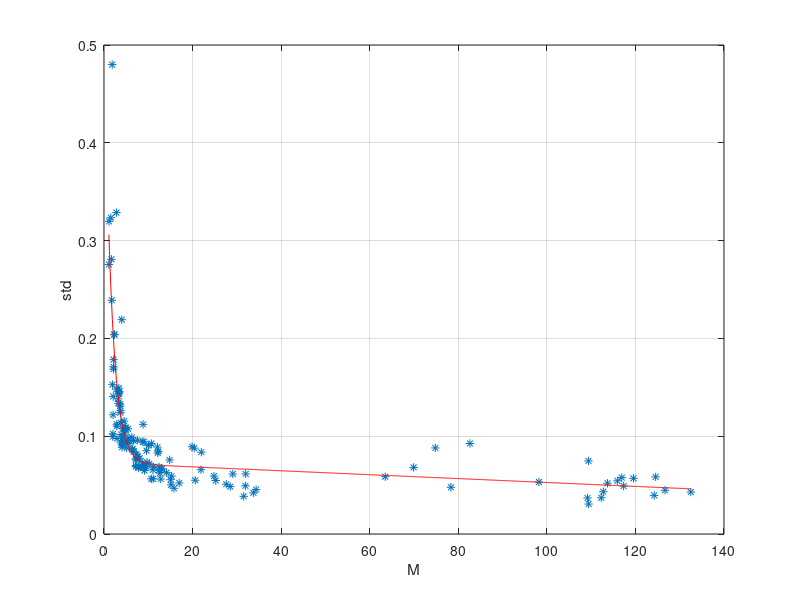

The MATLAB script that drew this image:
function fitfunction()
load('std_vector.mat','std_vector');
load('mean_vector.mat','mean_vector');
x=mean_vector;
y=std_vector;

fun=@(b,x)b(1)*exp(b(2)*x)+b(3)*exp(b(4)*x)+b(5);
parameters=[0.2,-0.5,-10,-0.001,10];
b_est=lsqcurvefit(fun,parameters,x,y);

x_fit=linspace(min(x),max(x),1000);
y_fit=fun(b_est,x_fit);

figure;
plot(x,y,'*'); 
hold on;
plot(x_fit,y_fit,'r');
xlabel('M'); ylabel('std');
grid on;
hold off;

tableM=zeros(256,2);
for ii=1:256
tableM(ii,1)=ii;
tableM(ii,2)=fun(b_est,ii);
end
save("tableM.mat",'tableM');
end